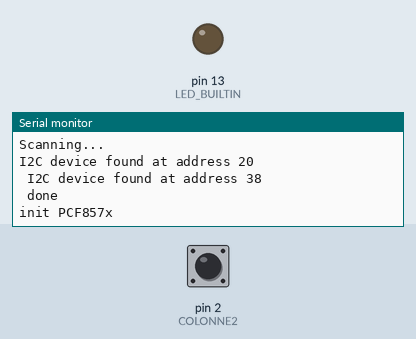
A program run on a simulated Arduino Nano, built with avr-gcc and run on an emulated ATmega328P. On the bench: output pins drawn as LEDs (lit = HIGH), the last lines printed to the serial monitor. The inputs (shaded band) are chosen by the test bench; at power-on: pin 2 (COLONNE2) HIGH.

Above: at 1.2 s.
1.3 s: pin 2 (COLONNE2) pulled LOW for 0.15 s
At 2.5 s:
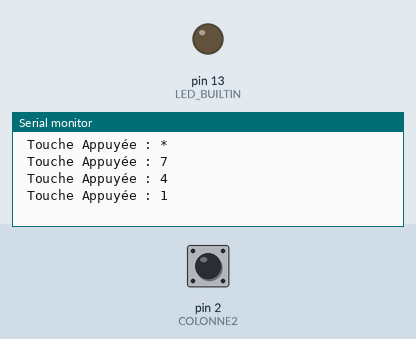
2.9 s: pin 2 (COLONNE2) pulsed LOW 2 times (0.12 s each, 0.3 s apart)
At 3.12 s:
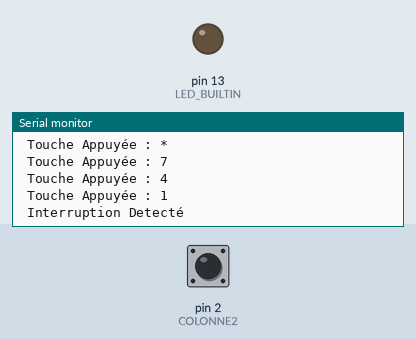
Timing chart, 0 to 5.9 s (numbered marks = the images above; inputs shaded):
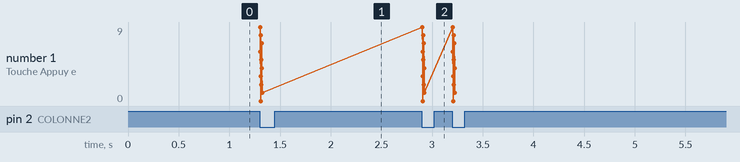

The program:

main.cpp
```cpp
#include <Arduino.h>
#include <Wire.h>

// #define HW_PCF8575
#define COLONNE0 0 // Sortie
#define COLONNE1 1 // Sortie
#define COLONNE2 2 // Sortie

#define LIGNE0 3 // Entrée
#define LIGNE1 4 // Entrée
#define LIGNE2 5 // Entrée
#define LIGNE3 6 // Entrée

#define LED 7 // Sortie

#define IRQ_PIN 2

#ifdef HW_PCF8575
#define ADDR_PCF_I2C 0x20
#include <Adafruit_PCF8575.h>
Adafruit_PCF8575 pcf;
#else
#include <Adafruit_PCF8574.h>
#define ADDR_PCF_I2C 0x38
Adafruit_PCF8574 pcf;
#endif


#define LOG(...) {char  log[127] = {0};sprintf (log, __VA_ARGS__);Serial.print (log);}


volatile bool bInterruptDetected = false ;

char keyboard[3][4] = {
    {'#','9','6','3'},
    {'0','8','5','2'},
    {'*','7','4','1'}
} ;


void I2C_Scan(void)
{
    unsigned char error, address;
    unsigned int nDevices;
    /*Affichages des devices i2c*/
    LOG("Scanning...\r\n");
    nDevices = 0;
    for (address = 8; address < 127; address++)
    {
        Wire.beginTransmission(address);
        error = Wire.endTransmission();

        if (error == 0)
        {
            LOG("I2C device found at address %02x \r\n " , address);

            nDevices++;
        }
        else if (error == 4)
        {
            LOG("Unknow error at address %02x \r\n", address);
        }
    }
    if (nDevices == 0)
    {
        LOG("No I2C devices found\n");
    }
    else
    {
        LOG("done\n");
    }
}


void Interrupt_Callback(void)
{
    bInterruptDetected = true ;
}

void setup()
{
    /* Init Serie a 115200 baud */
    while (!Serial)
    {
        delay(10);
    }
    Serial.begin(115200);

    /*Init Nano Led*/
    pinMode(LED_BUILTIN, OUTPUT);
    digitalWrite(LED_BUILTIN, LOW);

    /* Init I2C */
    Wire.begin();
    /*Scan I2C */
    I2C_Scan();

    /*Detection Pcf 857x**/
    if (!pcf.begin(ADDR_PCF_I2C, &Wire))
    {
        LOG("Couldn't find PCF857x, programme arreté \r\n");

        while (1)
        {
            ;
        }
    }
    else
    {
        LOG("init PCF857x\r\n");
    }

    /* Init Entrée Sortie PCF857x*/
    pcf.pinMode(COLONNE0  , OUTPUT);
    pcf.pinMode(COLONNE1  , OUTPUT);
    pcf.pinMode(COLONNE2  , OUTPUT);
    pcf.pinMode(LIGNE0, INPUT_PULLUP);
    pcf.pinMode(LIGNE1, INPUT_PULLUP);
    pcf.pinMode(LIGNE2, INPUT_PULLUP);
    pcf.pinMode(LIGNE3, INPUT_PULLUP);

    pcf.digitalWrite(COLONNE0, LOW) ;
    pcf.digitalWrite(COLONNE1, LOW) ;
    pcf.digitalWrite(COLONNE2, LOW) ;

    pcf.digitalWrite(LED,HIGH); /*Eteint led PCF */


    /*Init interruption */
    pinMode(IRQ_PIN, INPUT_PULLUP);
    attachInterrupt(digitalPinToInterrupt(IRQ_PIN), Interrupt_Callback, FALLING);
    bInterruptDetected = false ;
}


void loop()
{
    bool KeyDetected = false ;
    char  Key = 0;
    if ( bInterruptDetected)
    {

        LOG("Interruption Detecté\r\n") ;
        detachInterrupt (digitalPinToInterrupt(IRQ_PIN));
        bInterruptDetected = false ;
        for (int i = COLONNE0 ; i <= COLONNE2 ; i ++)
        {
            pcf.digitalWrite(COLONNE0, (i == COLONNE0) ?  LOW : HIGH );
            pcf.digitalWrite(COLONNE1, (i == COLONNE1) ?  LOW : HIGH );
            pcf.digitalWrite(COLONNE2, (i == COLONNE2) ?  LOW : HIGH );
            for (int j  = LIGNE0 ; j <= LIGNE3 ; j ++)
            {
                bool etat = pcf.digitalRead (j) ;
                //LOG("Test COLONNE %d - LIGNE %d : etat %s \r\n" , i - COLONNE0 , j - LIGNE0, (etat) ? "INACTIF" : "ACTIF" ) ;

                if (  etat != true )
                {
                    KeyDetected = true ;
                    Key = keyboard[i-COLONNE0][j-LIGNE0] ;
                    LOG("Touche Appuyée : %c \r\n " , Key );
                    pcf.digitalWrite (LED, ! pcf.digitalRead(LED)) ;


                }


            }
        }
        pcf.digitalWrite(COLONNE0, LOW) ;
        pcf.digitalWrite(COLONNE1, LOW) ;
        pcf.digitalWrite(COLONNE2, LOW) ;

        /*Change la led du Nano a chaque IT detectée*/
        digitalWrite (LED_BUILTIN, digitalRead(LED_BUILTIN)) ;

        attachInterrupt(digitalPinToInterrupt(IRQ_PIN), Interrupt_Callback, FALLING);
        bInterruptDetected = false ;
    }

}
```

Measured:
- after the input at 1.3 s, the serial monitor: prints a new line at once (image 1)
- after the input at 2.9 s, the serial monitor: prints a new line at once (image 2)
